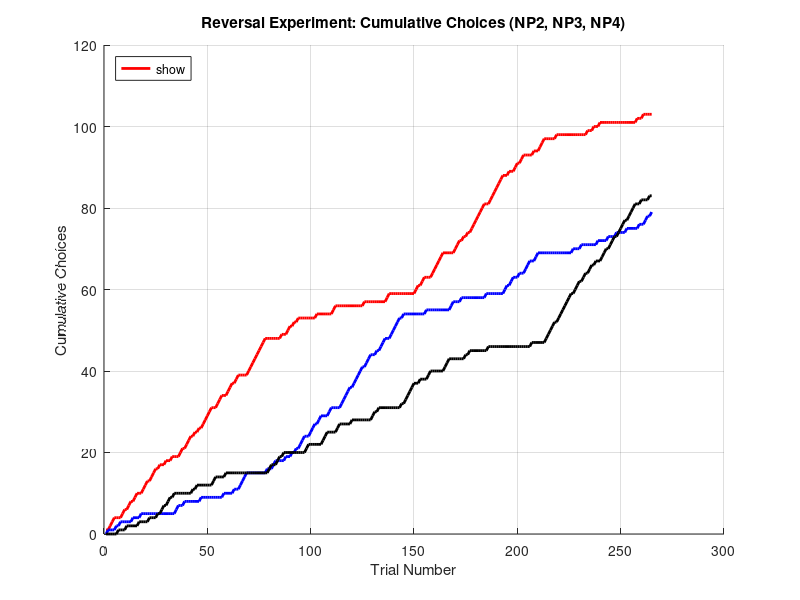

MATLAB code for this plot: (Note: this script raises an error after producing the figure.)
%% Reversal Experiment with Three Options (Renamed NP2, NP3, NP4)
% Session ends when 151 rewards are delivered.
% Up to exactly 4 reversals will occur.
% Each trial, the rat chooses one option; cumulative choices are recorded.
% A reward is delivered only if the chosen option is the current high reinforcement.
% A reversal is triggered when, over a rolling window of 30 trials, the rat chooses
% the current high option at least 21 times (when not in a latency period).
% At each reversal the high option is re-assigned and a latency period ensues.
% Each reversal is annotated on the plot with its type (e.g., "NP2 → NP3").

%% Parameters
maxRewards           = 151;    % End session after 151 rewards delivered
rollWindow           = 30;     % Rolling window size (in trials)
rollThreshold        = 21;     % Reversal triggered if high option is chosen >= 21 times in window
p_highChoice         = 0.65;   % Probability of choosing the current high option under normal conditions

% Post-reversal latency parameters
latencyTrials        = 25;     % Number of trials during the latency period
latencyNewHighProb   = 0.05;   % Initial probability of choosing the new high option
latencyOldHighProb   = 0.5;    % Initial probability of perseverating on old high option
adaptiveLatency      = true;   % Gradually adjust probabilities during latency

maxReversals         = 4;      % Allow up to 4 reversals

%% Initialization
currentHigh = 1;             % Start with NP2 (Option 1) as the high-reinforced option
previousHigh = NaN;          % Track old high option after reversal
latencyCounter = 0;
recentChoices = [];

% Cumulative choice counters
cumChoice1 = 0;    % NP2
cumChoice2 = 0;    % NP3
cumChoice3 = 0;    % NP4

% Session counters
totalRewards = 0;
trialCount   = 0;
numReversals = 0;

% For plotting
trialRecord       = [];
cumChoice1Record  = [];
cumChoice2Record  = [];
cumChoice3Record  = [];
reversalTrials    = [];
reversalLabels    = {};
xOffset = 5;

%% Simulation Loop
while totalRewards < maxRewards
    trialCount = trialCount + 1;

    %% 1. Determine the Rat's Choice
    if latencyCounter > 0
        trialsIntoLatency = latencyTrials - latencyCounter + 1;

        if adaptiveLatency
            probNewHigh = latencyNewHighProb + ...
                          (p_highChoice - latencyNewHighProb) * (trialsIntoLatency / latencyTrials);
            probOldHigh = latencyOldHighProb * (1 - trialsIntoLatency / latencyTrials);
        else
            probNewHigh = latencyNewHighProb;
            probOldHigh = latencyOldHighProb;
        end

        r = rand;
        if r < probOldHigh && ~isnan(previousHigh)
            choice = previousHigh;
        elseif r < (probOldHigh + probNewHigh)
            choice = currentHigh;
        else
            otherOptions = setdiff(1:3, [currentHigh, previousHigh]);
            choice = otherOptions(randi(numel(otherOptions)));
        end
    else
        if rand < p_highChoice
            choice = currentHigh;
        else
            otherOptions = setdiff(1:3, currentHigh);
            choice = otherOptions(randi(numel(otherOptions)));
        end
    end

    %% 2. Update Cumulative Choice Counts
    switch choice
        case 1
            cumChoice1 = cumChoice1 + 1;
        case 2
            cumChoice2 = cumChoice2 + 1;
        case 3
            cumChoice3 = cumChoice3 + 1;
    end

    %% 3. Reward Delivery
    if choice == currentHigh
        totalRewards = totalRewards + 1;
        outcome = 1;
    else
        outcome = 0;
    end

    %% 4. Reversal Logic
    if (latencyCounter == 0) && (numReversals < maxReversals)
        recentChoices = [recentChoices, outcome];
        if length(recentChoices) > rollWindow
            recentChoices = recentChoices(2:end);
        end

        if (length(recentChoices) == rollWindow) && (sum(recentChoices) >= rollThreshold)
            reversalTrials(end+1) = trialCount;
            numReversals = numReversals + 1;

            oldOptionLabel = sprintf('NP%d', currentHigh + 1);
            possibleNewHigh = setdiff(1:3, currentHigh);
            newHigh = possibleNewHigh(randi(numel(possibleNewHigh)));
            newOptionLabel = sprintf('NP%d', newHigh + 1);
            reversalLabels{end+1} = sprintf('%s → %s', oldOptionLabel, newOptionLabel);

            previousHigh = currentHigh;
            currentHigh = newHigh;
            latencyCounter = latencyTrials;
            recentChoices = [];
        end
    else
        if latencyCounter > 0
            latencyCounter = latencyCounter - 1;
        end
    end

    %% 5. Record Data for Plotting
    trialRecord(end+1)       = trialCount;
    cumChoice1Record(end+1)  = cumChoice1;
    cumChoice2Record(end+1)  = cumChoice2;
    cumChoice3Record(end+1)  = cumChoice3;
end

%% Plot the Cumulative Choice Curves
figure;
hold on;

plot(trialRecord, cumChoice1Record, '-', 'LineWidth', 2, 'Color', 'r', 'DisplayName', 'NP2');
plot(trialRecord, cumChoice2Record, '-', 'LineWidth', 2, 'Color', 'b', 'DisplayName', 'NP3');
plot(trialRecord, cumChoice3Record, '-', 'LineWidth', 2, 'Color', 'k', 'DisplayName', 'NP4');

xlabel('Trial Number');
ylabel('Cumulative Choices');
title('Reversal Experiment: Cumulative Choices (NP2, NP3, NP4)');
legend('show', 'Location', 'NorthWest');
grid on;

if ~isempty(reversalTrials)
    yLimits = ylim;
    yPos = yLimits(2) * 0.80;

    hRev = xline(reversalTrials(1), 'r--', 'LineWidth', 2, 'DisplayName', 'Reversal');
    text(reversalTrials(1)+xOffset, yPos, reversalLabels{1}, 'Color', 'r', 'FontWeight', 'bold', ...
         'Rotation', 90, 'VerticalAlignment', 'middle');

    for i = 2:length(reversalTrials)
        xline(reversalTrials(i), 'r--', 'LineWidth', 2, 'HandleVisibility', 'off');
        text(reversalTrials(i)+xOffset, yPos, reversalLabels{i}, 'Color', 'r', 'FontWeight', 'bold', ...
             'Rotation', 90, 'VerticalAlignment', 'middle');
    end
end

hold off;